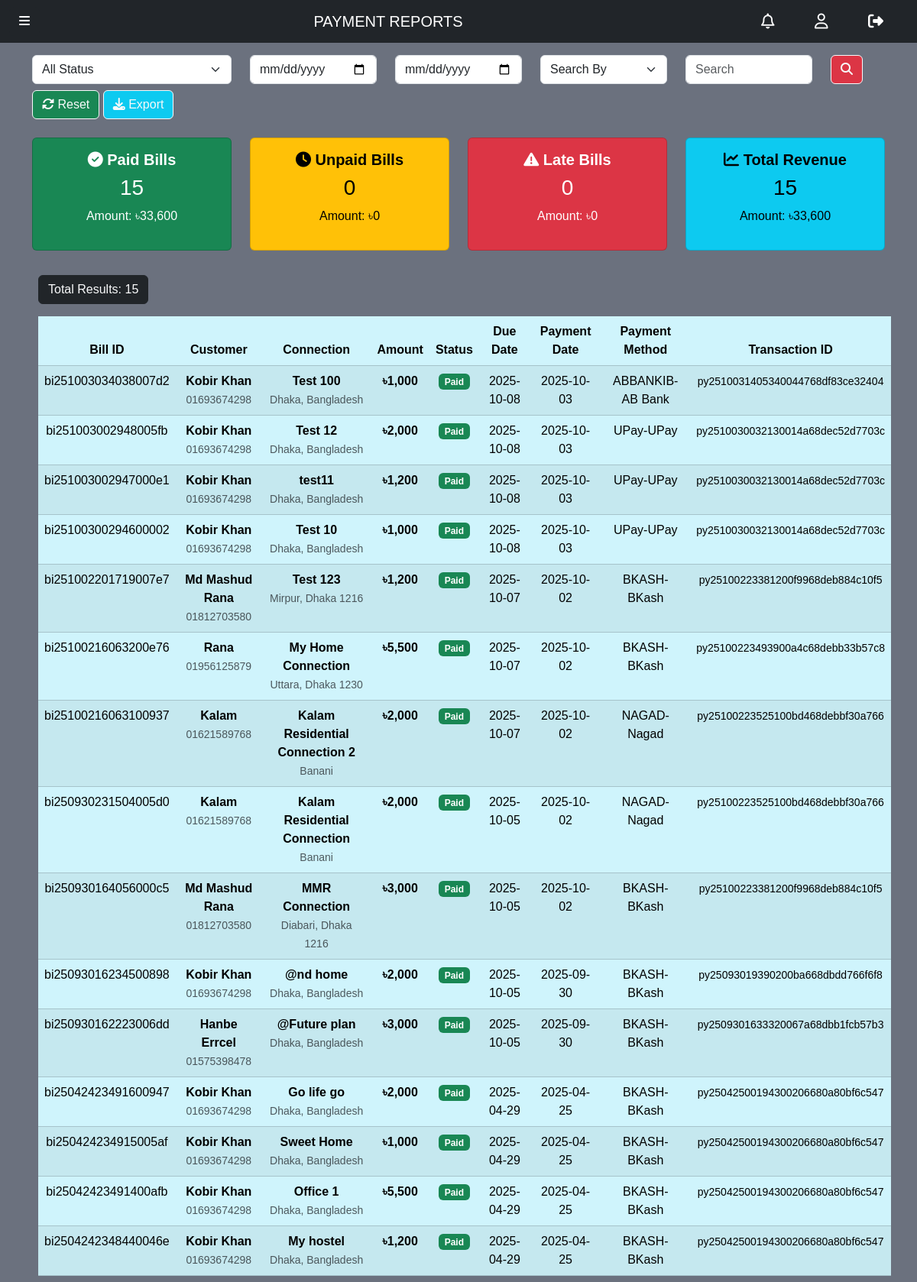
The page /paymentreport.php (signed in) on the database its author committed.
### tables this page shows
CREATE TABLE `bill` (
  `id` varchar(50) NOT NULL,
  `connection_id` varchar(50) DEFAULT NULL,
  `amount` int(11) DEFAULT NULL,
  `state` text DEFAULT NULL,
  `due_date` date DEFAULT NULL,
  `payment_id` varchar(50) DEFAULT NULL
);

CREATE TABLE `customer` (
  `id` varchar(50) NOT NULL,
  `name` varchar(100) DEFAULT NULL,
  `email` varchar(100) DEFAULT NULL,
  `phone` varchar(20) DEFAULT NULL,
  `address` varchar(100) DEFAULT NULL,
  `password` varchar(100) DEFAULT NULL,
  `nid` varchar(15) DEFAULT NULL,
  `gender` text NOT NULL,
  `photo` varchar(100) DEFAULT NULL
);

CREATE TABLE `connections` (
  `id` varchar(50) NOT NULL,
  `name` varchar(100) DEFAULT NULL,
  `address` varchar(200) DEFAULT NULL,
  `type` varchar(50) DEFAULT NULL,
  `customer_id` varchar(50) DEFAULT NULL,
  `plan_id` varchar(50) DEFAULT NULL,
  `state` varchar(30) DEFAULT NULL,
  `starting_date` date NOT NULL,
  `submission_date` date DEFAULT NULL,
  `req_plan` varchar(50) DEFAULT NULL
);

CREATE TABLE `payments` (
  `id` varchar(50) NOT NULL,
  `customer_id` varchar(50) DEFAULT NULL,
  `amount` double DEFAULT NULL,
  `state` varchar(10) DEFAULT NULL,
  `tran_id` varchar(50) DEFAULT NULL,
  `currency` varchar(10) DEFAULT 'BDT',
  `pay_date` datetime DEFAULT NULL,
  `val_id` varchar(27) DEFAULT NULL,
  `card_type` varchar(50) DEFAULT NULL,
  `store_amount` decimal(10,2) DEFAULT NULL,
  `bank_tran_id` varchar(27) DEFAULT NULL,
  `tran_status` varchar(10) DEFAULT NULL,
  `card_issuer` varchar(50) DEFAULT NULL,
  `card_brand` varchar(50) DEFAULT NULL,
  `card_sub_brand` varchar(50) DEFAULT NULL,
  `card_issuer_country` varchar(50) DEFAULT NULL,
  `card_issuer_country_code` varchar(5) DEFAULT NULL,
  `store_id` varchar(18) DEFAULT NULL,
  `verify_sign` varchar(32) DEFAULT NULL,
  `verify_sign_sha2` varchar(64) DEFAULT NULL,
  `risk_level` int(11) DEFAULT NULL,
  `risk_title` varchar(10) DEFAULT NULL
);

### paymentreport.php (the view, shortened to what this page needs)
<!DOCTYPE html>
<html lang="en">
<head>
    <?php include '_link_common.php'; ?>
    <link rel="stylesheet" href="footer.css">
    <link rel="stylesheet" href="navbar.css">
</head>
<body>
    <?php
        require '_nav_admin.php';
        if(isset($_GET['status_filter'])){
            $status_filter = $_GET['status_filter'];
        } else {
            $status_filter = "all";
        }
        if(isset($_GET['date_from']) && isset($_GET['date_to'])){
            $date_from = $_GET['date_from'];
            $date_to = $_GET['date_to'];
        } else {
            $date_from = "";
            $date_to = "";
        }
    ?>
    <div class="container my-3">
        <form method="get">
            <div class="row">
                <div class="col-md-3">
                    <select class="form-select" name="status_filter">
                        <option value="all" <?php echo ($status_filter == "all") ? "selected" : ""; ?>>All Status</option>
                    </select>
                </div>
                <div class="col-md-2">
                    <input type="date" class="form-control" name="date_from" value="<?php echo $date_from; ?>" placeholder="From Date">
                </div>
                <div class="col-md-2">
                    <input type="date" class="form-control" name="date_to" value="<?php echo $date_to; ?>" placeholder="To Date">
                </div>
                <div class="col-md-2">
                    <select class="form-select" name="key">
                        <option value="all" <?php echo (isset($key) && $key=="all") ? "selected" : ""; ?>>Search By</option>
                    </select>
                </div>
                <div class="col-md-2">
                    <input type="text" class="form-control" name="word" placeholder="Search" value="<?php echo isset($word) ? $word : ""; ?>">
                </div>
                <div class="col-md-1">
                    <button class="btn btn-danger btn-outline-light" name="search" type="submit">
                        <i class="fa-solid fa-magnifying-glass"></i>
                    </button>
                </div>
            </div>
            <div class="row mt-2">
                <div class="col-12">
                    <button class="btn btn-success btn-outline-light" name="reset" type="submit">
                        <i class="fa-solid fa-rotate"></i> Reset
                    </button>
                    <button class="btn btn-info btn-outline-light" name="export" type="submit">
                        <i class="fa-solid fa-download"></i> Export
                    </button>
                </div>
            </div>
        </form>
    </div>
    <?php
        require '_database_connect.php';
        $payment_sql = "SELECT
            b.id AS bill_id,
            b.amount,
            b.state,
            b.due_date,
            b.payment_id,
            c.name AS connection_name,
            c.address AS connection_address,
            c.type AS connection_type,
            c.state AS connection_state,
            cus.name AS customer_name,
            cus.phone AS customer_phone,
            cus.email AS customer_email,
            p.pay_date,
            p.tran_id,
            p.card_type,
            p.tran_status
        FROM bill b
        LEFT JOIN connections c ON b.connection_id = c.id
        LEFT JOIN customer cus ON c.customer_id = cus.id
        LEFT JOIN payments p ON b.payment_id = p.id
        WHERE 1=1";
        $payment_sql .= " ORDER BY b.due_date DESC, b.id DESC";
        $payment_result = mysqli_query($connect, $payment_sql);
        $total_payments = mysqli_num_rows($payment_result);
        $stats_sql = "SELECT
            COUNT(*) as total_bills,
            SUM(CASE WHEN state = 'Paid' THEN 1 ELSE 0 END) as paid_bills,
            SUM(CASE WHEN state = 'Unpaid' THEN 1 ELSE 0 END) as unpaid_bills,
            SUM(CASE WHEN state = 'Late' THEN 1 ELSE 0 END) as late_bills,
            SUM(amount) as total_amount,
            SUM(CASE WHEN state = 'Paid' THEN amount ELSE 0 END) as paid_amount,
            SUM(CASE WHEN state = 'Unpaid' THEN amount ELSE 0 END) as unpaid_amount,
            SUM(CASE WHEN state = 'Late' THEN amount ELSE 0 END) as late_amount
        FROM bill";
        $stats_result = mysqli_query($connect, $stats_sql);
        $stats = mysqli_fetch_assoc($stats_result);
        echo "
        <div class='container mt-4'>
            <div class='row'>
                <div class='col-md-3'>
                    <div class='card text-bg-success'>
                        <div class='card-body text-center'>
                            <h5><i class='fa-solid fa-check-circle'></i> Paid Bills</h5>
                            <h3>$stats[paid_bills]</h3>
                            <p>Amount: ৳" . number_format($stats['paid_amount']) . "</p>
                        </div>
                    </div>
                </div>
                <div class='col-md-3'>
                    <div class='card text-bg-warning'>
                        <div class='card-body text-center'>
                            <h5><i class='fa-solid fa-clock'></i> Unpaid Bills</h5>
                            <h3>$stats[unpaid_bills]</h3>
                            <p>Amount: ৳" . number_format($stats['unpaid_amount']) . "</p>
                        </div>
                    </div>
                </div>
                <div class='col-md-3'>
                    <div class='card text-bg-danger'>
                        <div class='card-body text-center'>
                            <h5><i class='fa-solid fa-exclamation-triangle'></i> Late Bills</h5>
                            <h3>$stats[late_bills]</h3>
                            <p>Amount: ৳" . number_format($stats['late_amount']) . "</p>
                        </div>
                    </div>
                </div>
                <div class='col-md-3'>
                    <div class='card text-bg-info'>
                        <div class='card-body text-center'>
                            <h5><i class='fa-solid fa-chart-line'></i> Total Revenue</h5>
                            <h3>$stats[total_bills]</h3>
                            <p>Amount: ৳" . number_format($stats['total_amount']) . "</p>
                        </div>
                    </div>
                </div>
            </div>
        </div>";
        if($total_payments > 0){
            echo "
            <div class='container overflow-x-scroll mt-4'>
                <div class='num_of_res text-light btn btn-dark m-2'>
                    <h7 class='pt-2'>Total Results: $total_payments</h7>
                </div>
                <table class='table table-info table-striped table-hover m-2 p-2 text-center'>
                    <thead>
                        <tr>
                            <th>Bill ID</th>
                            <th>Customer</th>
                            <th>Connection</th>
                            <th>Amount</th>
                            <th>Status</th>
                            <th>Due Date</th>
                            <th>Payment Date</th>
                            <th>Payment Method</th>
                            <th>Transaction ID</th>
                        </tr>
                    </thead>
                    <tbody>";
            while($payment = mysqli_fetch_assoc($payment_result)){
                $status_badge = "";
                switch($payment['state']) {
                    case 'Paid':
                        $status_badge = "<span class='badge bg-success'>Paid</span>";
                        break;
                }
                $payment_date = !empty($payment['pay_date']) ? date('Y-m-d', strtotime($payment['pay_date'])) : '-';
                $card_type = !empty($payment['card_type']) ? $payment['card_type'] : '-';
                $tran_id = !empty($payment['tran_id']) ? $payment['tran_id'] : '-';
                echo "<tr>
                        <td>$payment[bill_id]</td>
                        <td>
                            <strong>$payment[customer_name]</strong><br>
                            <small class='text-muted'>$payment[customer_phone]</small>
                        </td>
                        <td>
                            <strong>$payment[connection_name]</strong><br>
                            <small class='text-muted'>$payment[connection_address]</small>
                        </td>
                        <td><strong>৳" . number_format($payment['amount']) . "</strong></td>
                        <td>$status_badge</td>
                        <td>$payment[due_date]</td>
                        <td>$payment_date</td>
                        <td>$card_type</td>
                        <td><small>$tran_id</small></td>
                    </tr>";
            }
            echo "
                    </tbody>
                </table>
            </div>";
        }
    ?>
</body>
</html>

### variables.css (style rules this page uses)
:root { --carousel-btn-color: aqua; --body-background-color: #6B717E; --login-box-width: 400px; --login-box-height: 500px; --registration-box-width: 400px; --registration-box-height: 850px; }

### all_body.css (style rules this page uses)
* { font-family: Arial, Helvetica, sans-serif; }
body { width: 100%; margin: 0; background-color: var(--body-background-color); }
html { scroll-behavior: smooth; }

### footer.css (style rules this page uses)
:root { --footer-back: black; }

### dash.css (style rules this page uses)
h5 { font-weight: bolder; }

### rows shown on the page
bill: id "bi251003034038007d2", customer.name "Kobir Khan", customer.phone "01693674298", connection.name "Test 100", connection.address "Dhaka, Bangladesh", amount "1,000", state "Paid", due_date "2025-10-08", payment.pay_date "2025-10-03", payment.card_type "ABBANKIB-AB Bank", payment.tran_id "py2510031405340044768df83ce32404"
bill: id "bi251003002948005fb", customer.name "Kobir Khan", customer.phone "01693674298", connection.name "Test 12", connection.address "Dhaka, Bangladesh", amount "2,000", state "Paid", due_date "2025-10-08", payment.pay_date "2025-10-03", payment.card_type "UPay-UPay", payment.tran_id "py2510030032130014a68dec52d7703c"
bill: id "bi251003002947000e1", customer.name "Kobir Khan", customer.phone "01693674298", connection.name "test11", connection.address "Dhaka, Bangladesh", amount "1,200", state "Paid", due_date "2025-10-08", payment.pay_date "2025-10-03", payment.card_type "UPay-UPay", payment.tran_id "py2510030032130014a68dec52d7703c"
bill: id "bi25100300294600002", customer.name "Kobir Khan", customer.phone "01693674298", connection.name "Test 10", connection.address "Dhaka, Bangladesh", amount "1,000", state "Paid", due_date "2025-10-08", payment.pay_date "2025-10-03", payment.card_type "UPay-UPay", payment.tran_id "py2510030032130014a68dec52d7703c"
bill: id "bi251002201719007e7", customer.name "Md Mashud Rana", customer.phone "01812703580", connection.name "Test 123", connection.address "Mirpur, Dhaka 1216", amount "1,200", state "Paid", due_date "2025-10-07", payment.pay_date "2025-10-02", payment.card_type "BKASH-BKash", payment.tran_id "py25100223381200f9968deb884c10f5"
bill: id "bi25100216063200e76", customer.name "Rana", customer.phone "01956125879", connection.name "My Home Connection", connection.address "Uttara, Dhaka 1230", amount "5,500", state "Paid", due_date "2025-10-07", payment.pay_date "2025-10-02", payment.card_type "BKASH-BKash", payment.tran_id "py25100223493900a4c68debb33b57c8"
bill: id "bi25100216063100937", customer.name "Kalam", customer.phone "01621589768", connection.name "Kalam Residential Connection 2", connection.address "Banani", amount "2,000", state "Paid", due_date "2025-10-07", payment.pay_date "2025-10-02", payment.card_type "NAGAD-Nagad", payment.tran_id "py25100223525100bd468debbf30a766"
bill: id "bi250930231504005d0", customer.name "Kalam", customer.phone "01621589768", connection.name "Kalam Residential Connection", connection.address "Banani", amount "2,000", state "Paid", due_date "2025-10-05", payment.pay_date "2025-10-02", payment.card_type "NAGAD-Nagad", payment.tran_id "py25100223525100bd468debbf30a766"
bill: id "bi250930164056000c5", customer.name "Md Mashud Rana", customer.phone "01812703580", connection.name "MMR Connection", connection.address "Diabari, Dhaka 1216", amount "3,000", state "Paid", due_date "2025-10-05", payment.pay_date "2025-10-02", payment.card_type "BKASH-BKash", payment.tran_id "py25100223381200f9968deb884c10f5"
bill: id "bi25093016234500898", customer.name "Kobir Khan", customer.phone "01693674298", connection.name "@nd home", connection.address "Dhaka, Bangladesh", amount "2,000", state "Paid", due_date "2025-10-05", payment.pay_date "2025-09-30", payment.card_type "BKASH-BKash", payment.tran_id "py25093019390200ba668dbdd766f6f8"
bill: id "bi250930162223006dd", customer.name "Hanbe Errcel", customer.phone "01575398478", connection.name "@Future plan", connection.address "Dhaka, Bangladesh", amount "3,000", state "Paid", due_date "2025-10-05", payment.pay_date "2025-09-30", payment.card_type "BKASH-BKash", payment.tran_id "py2509301633320067a68dbb1fcb57b3"
bill: id "bi25042423491600947", customer.name "Kobir Khan", customer.phone "01693674298", connection.name "Go life go", connection.address "Dhaka, Bangladesh", amount "2,000", state "Paid", due_date "2025-04-29", payment.pay_date "2025-04-25", payment.card_type "BKASH-BKash", payment.tran_id "py25042500194300206680a80bf6c547"
bill: id "bi250424234915005af", customer.name "Kobir Khan", customer.phone "01693674298", connection.name "Sweet Home", connection.address "Dhaka, Bangladesh", amount "1,000", state "Paid", due_date "2025-04-29", payment.pay_date "2025-04-25", payment.card_type "BKASH-BKash", payment.tran_id "py25042500194300206680a80bf6c547"
bill: id "bi25042423491400afb", customer.name "Kobir Khan", customer.phone "01693674298", connection.name "Office 1", connection.address "Dhaka, Bangladesh", amount "5,500", state "Paid", due_date "2025-04-29", payment.pay_date "2025-04-25", payment.card_type "BKASH-BKash", payment.tran_id "py25042500194300206680a80bf6c547"
bill: id "bi2504242348440046e", customer.name "Kobir Khan", customer.phone "01693674298", connection.name "My hostel", connection.address "Dhaka, Bangladesh", amount "1,200", state "Paid", due_date "2025-04-29", payment.pay_date "2025-04-25", payment.card_type "BKASH-BKash", payment.tran_id "py25042500194300206680a80bf6c547"

### other values the page prints
$page_name "PAYMENT REPORTS"
$stats[paid_bills] "15"
$stats['paid_amount'] "33,600"
$stats[unpaid_bills] "0"
$stats['unpaid_amount'] "0"
$stats[late_bills] "0"
$stats['late_amount'] "0"
$stats[total_bills] "15"
$stats['total_amount'] "33,600"
$total_payments "15"
